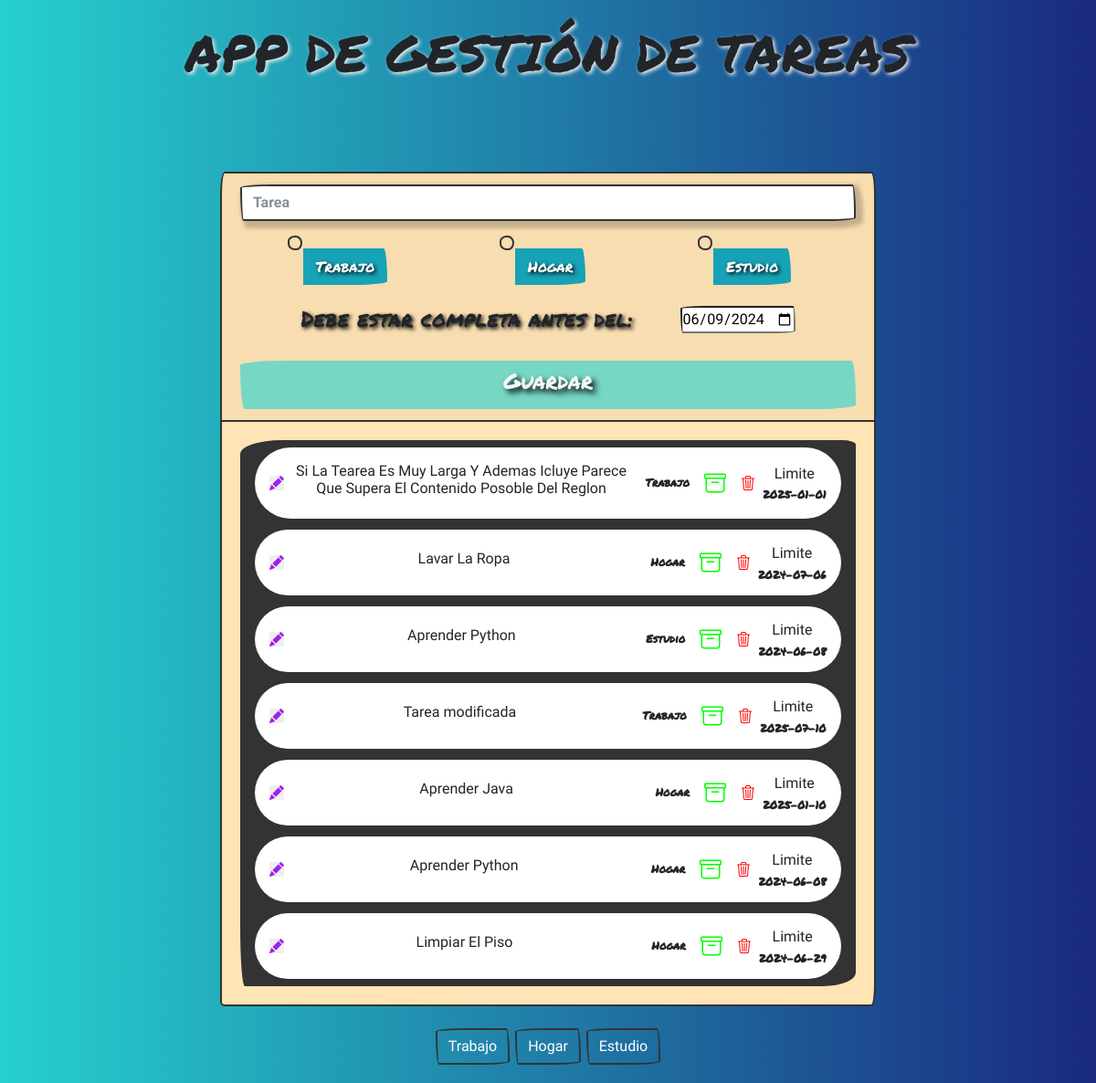
The page / on the database its author committed.
### models.py (models this page shows, shortened)
class Tarea(db.Base):
    __tablename__ = "tarea"
    __table_args__ = {'sqlite_autoincrement': True}
    id = Column(Integer, primary_key=True)
    contenido = Column(String(200), nullable=False)
    categoria = Column(String(200), nullable=True)
    hecha = Column(Boolean)
    fecha = Column(DateTime, default=datetime.utcnow)

### main.py (the view)
@app.route('/')
def home():
    alert = False
    todas_las_tareas = db.session.query(Tarea).all()
    categorias1 = Categorias("Trabajo", "Hogar", "Estudio")
    categorias_dic = categorias1.__dict__
    categorias = []
    for key, value in categorias_dic.items():
        categorias.append(value)
    return render_template("index.html",
                           lista_de_tareas=todas_las_tareas,
                           categorias=categorias,
                           datetime=datetime,
                           alert=alert)

### templates/index.html (shortened to what this page needs)
<!DOCTYPE html>
<html lang="en">
<head>
    <link rel="stylesheet" href="https://cdn.jsdelivr.net/npm/bootswatch@4.5.2/dist/sketchy/bootstrap.min.css"
>
    <link rel="stylesheet" href="{{url_for('static',filename = 'main.css')}}">
</head>
<body>
<header>
    <h1 class="display-4 text-center mt-4 titulo">APP DE GESTIÓN DE TAREAS</h1>
</header>
<div id="{% if alert == True %}alert{% endif %}">
    <main class="container p-4" id="body">
        <div class="row">
            <div class="col-md-8 offset-md-2 my-auto">
                <div class="card">
                    <div class="card-header">
                        <form action="/crear-tarea" method="post">
                            <div class="form-group">
                                <input type="text" name="contenido_tarea" placeholder="Tarea" class="form-control"
                                       autofocus>
                            </div>
                            <div class="botones_radio">
                                {% for categoria in categorias %}
                                <div class="btn-group" role="group" aria-label="Basic radio toggle button group">
                                    <label class="btn btn-info" for="btncheck{{ categoria }}">{{ categoria }}</label>
                                </div>
                                {% endfor %}
                            </div>
                            <div class="form-fecha">
                                <label for="fecha"><h4> Debe estar completa antes del: </h4></label>
                                <input type="date" id="fecha" name="fecha"
                                       value="{{ datetime.now().strftime('%Y-%m-%d') }}"
                                       min="2024-01-01"
                                       max="2030-12-31"/>
                            </div>
                            <button type="submit" class="btn btn-block guardar "><h4> Guardar </h4></button>
                        </form>
                    </div>
                    <div class="card-body">
                        <ul class="list-group">
                            {% for tarea in lista_de_tareas %}
                            <div class="badge rounded-pill">
                                <li class="list-group-item d-flex flex-fill P-2 align-items-center">
                                <span>
                                    <form action="/editar-contenido" method="post">
                                        <button class="btn-edicion">
                                        </button>
                                    </form>
                                </span>
                                    <span class="{% if tarea.hecha== true %}hecha{% endif %} flex-grow-1 d-flex">
                               <h6 class="tarea-contenido">{{tarea.contenido}}</h6>
                                </span>
                                    <span class="p-2">
                                    {{tarea.categoria}}
                                </span>
                                    <span class="p-2">
                                        <a href="/tarea-hecha/{{tarea.id}}">
                                        </a>
                                    </span>
                                    <span class="p-2">
                                    <a href="/eliminar-tarea/{{tarea.id}}">
                                    </a>
                                </span>
                                    <span><h6> Limite </h6>{{tarea.fecha.strftime('%Y-%m-%d')}}</span>
                                </li>
                            </div>
                            {%endfor%}
                        </ul>
                    </div>
                </div>
            </div>
        </div>
    </main>
</div>
<footer>
    <form action="/filtro-categoria" method="post">
        <div class="botones_footer">
            {% for categoria in categorias %}
            <div class="btn-group" role="group" aria-label="Default button group">
                <button type="submit" class="btn btn-outline-primary btn-footer" name="categoria-en-footer"
                        value="{{ categoria }}">{{ categoria }}
                </button>
            </div>
            {% endfor %}
        </div>
    </form>
</footer>
</body>
</html>

### static/main.css (style rules this page uses)
* { margin: 0; padding: 0; box-sizing: border-box; }
body { background: #1A2980; background: -webkit-linear-gradient(to right, #26D0CE, #1A2980); background: linear-gradient(to right, #26D0CE, #1A2980); font-family: "Permanent Marker", cursive; }
.titulo { font-family: "Permanent Marker", cursive; font-weight: 400; font-style: normal; margin-bottom: 4.55rem; text-shadow: 2px 2px 4px #EFEFEF; }
.card { background-color: moccasin; }
.form-control { margin-bottom: 30px; box-shadow: 4px 4px 4px 4px rgba(0, 0, 0, 0.2); }
.botones_radio { display: flex; align-items: center; align-content: center; justify-content: space-around; }
.form-fecha { display: flex; align-items: flex-start; justify-content: space-evenly; margin: 15px; }
h4 { font-family: "Permanent Marker", cursive; }
label { text-shadow: 2px 2px 4px #000000; }
.guardar { transition: background-color 0.5s; text-shadow: 4px 4px 6px #000000; background-color:#76D7C4; color: #F4F6F7; }
.list-group-item { display: flex; justify-content: space-between margin-bottom: 1rem; padding: 1rem; }
.tarea-contenido { word-wrap: break-word; white-space: normal; margin-bottom: 0.5rem; width: 100%; }
.btn-edicion { border: none; }
.bi-pencil-fill { fill: #A020F0; }
footer { display: flex; align-items: center; justify-content: center; padding: 0px 0px 20px 0px; }
.btn-footer { color:#ffffff; }

### rows shown on the page
Tarea: contenido "Si La Tearea Es Muy Larga Y Ademas Icluye Parece Que Supera El Contenido Posoble Del Reglon", categoria "Trabajo", fecha "2025-01-01"
Tarea: contenido "Lavar La Ropa", categoria "Hogar", fecha "2024-07-06"
Tarea: contenido "Aprender Python", categoria "Estudio", fecha "2024-06-08"
Tarea: contenido "Tarea modificada", categoria "Trabajo", fecha "2025-07-10"
Tarea: contenido "Aprender Java", categoria "Hogar", fecha "2025-01-10"
Tarea: contenido "Aprender Python", categoria "Hogar", fecha "2024-06-08"
Tarea: contenido "Limpiar El Piso", categoria "Hogar", fecha "2024-06-29"

### other values the page prints
{{ categoria }} "Trabajo" "Hogar" "Estudio"
